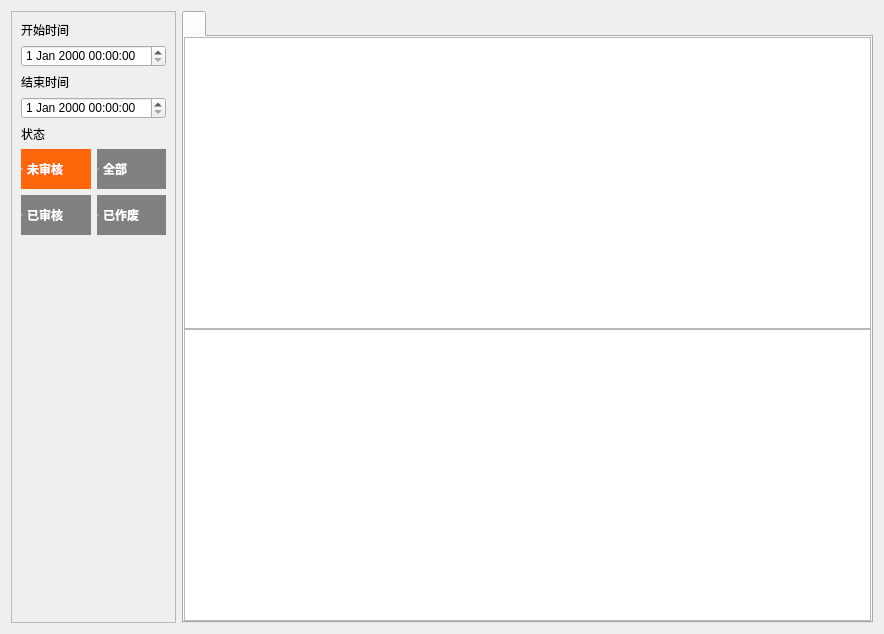
<?xml version="1.0" encoding="UTF-8"?>
<ui version="4.0">
 <class>w_i_inventory_goodsinput_Dialog</class>
 <widget class="QDialog" name="w_i_inventory_goodsinput_Dialog">
  <property name="geometry">
   <rect>
    <x>0</x>
    <y>0</y>
    <width>884</width>
    <height>634</height>
   </rect>
  </property>
  <property name="windowTitle">
   <string>Dialog</string>
  </property>
  <layout class="QHBoxLayout" name="horizontalLayout" stretch="0,1">
   <item>
    <widget class="QFrame" name="frame">
     <property name="styleSheet">
      <string notr="true">QRadioButton{
color:white;
font:bold;
min-height:40px;
}

QRadioButton:indicator{
width:0px;
}

QRadioButton:checked{
background:#ff650b;
}

QRadioButton:unchecked{
background:gray;
}</string>
     </property>
     <property name="frameShape">
      <enum>QFrame::StyledPanel</enum>
     </property>
     <property name="frameShadow">
      <enum>QFrame::Raised</enum>
     </property>
     <property name="outer_stylesheet" stdset="0">
      <string>frame_back_round</string>
     </property>
     <layout class="QVBoxLayout" name="verticalLayout">
      <item>
       <widget class="QLabel" name="label_2">
        <property name="text">
         <string>开始时间</string>
        </property>
       </widget>
      </item>
      <item>
       <widget class="lds_datetimeEdit" name="dateTimeEdit"/>
      </item>
      <item>
       <widget class="QLabel" name="label_6">
        <property name="text">
         <string>结束时间</string>
        </property>
       </widget>
      </item>
      <item>
       <widget class="lds_datetimeEdit" name="dateTimeEdit_2"/>
      </item>
      <item>
       <widget class="QLabel" name="label_7">
        <property name="text">
         <string>状态</string>
        </property>
       </widget>
      </item>
      <item>
       <widget class="QFrame" name="frame_2">
        <layout class="QGridLayout" name="gridLayout">
         <property name="leftMargin">
          <number>0</number>
         </property>
         <property name="topMargin">
          <number>0</number>
         </property>
         <property name="rightMargin">
          <number>0</number>
         </property>
         <property name="bottomMargin">
          <number>0</number>
         </property>
         <item row="1" column="0">
          <widget class="QRadioButton" name="radioButton_ok">
           <property name="styleSheet">
            <string notr="true"/>
           </property>
           <property name="text">
            <string>已审核</string>
           </property>
          </widget>
         </item>
         <item row="0" column="1">
          <widget class="QRadioButton" name="radioButton_all">
           <property name="styleSheet">
            <string notr="true"/>
           </property>
           <property name="text">
            <string>全部</string>
           </property>
           <property name="checked">
            <bool>false</bool>
           </property>
          </widget>
         </item>
         <item row="0" column="0">
          <widget class="QRadioButton" name="radioButton_no">
           <property name="styleSheet">
            <string notr="true"/>
           </property>
           <property name="text">
            <string>未审核</string>
           </property>
           <property name="checked">
            <bool>true</bool>
           </property>
          </widget>
         </item>
         <item row="1" column="1">
          <widget class="QRadioButton" name="radioButton_bad">
           <property name="styleSheet">
            <string notr="true"/>
           </property>
           <property name="text">
            <string>已作废</string>
           </property>
          </widget>
         </item>
        </layout>
       </widget>
      </item>
      <item>
       <widget class="lds_toolbar" name="widget"/>
      </item>
      <item>
       <spacer name="verticalSpacer">
        <property name="orientation">
         <enum>Qt::Vertical</enum>
        </property>
        <property name="sizeHint" stdset="0">
         <size>
          <width>20</width>
          <height>40</height>
         </size>
        </property>
       </spacer>
      </item>
     </layout>
    </widget>
   </item>
   <item>
    <widget class="QTabWidget" name="tabWidget">
     <property name="currentIndex">
      <number>0</number>
     </property>
     <widget class="QWidget" name="tab_2">
      <attribute name="title">
       <string/>
      </attribute>
      <layout class="QVBoxLayout" name="verticalLayout_3">
       <property name="spacing">
        <number>0</number>
       </property>
       <property name="leftMargin">
        <number>0</number>
       </property>
       <property name="topMargin">
        <number>0</number>
       </property>
       <property name="rightMargin">
        <number>0</number>
       </property>
       <property name="bottomMargin">
        <number>0</number>
       </property>
       <item>
        <widget class="lds_tableView" name="tableView"/>
       </item>
       <item>
        <widget class="lds_tableview_sum" name="tableView_2"/>
       </item>
      </layout>
     </widget>
    </widget>
   </item>
  </layout>
 </widget>
 <customwidgets>
  <customwidget>
   <class>lds_tableView</class>
   <extends>QTableView</extends>
   <header>lds_tableview.h</header>
  </customwidget>
  <customwidget>
   <class>lds_toolbar</class>
   <extends>QFrame</extends>
   <header>lds_toolbar.h</header>
   <container>1</container>
  </customwidget>
  <customwidget>
   <class>lds_tableview_sum</class>
   <extends>QTableView</extends>
   <header>lds_tableview_sum.h</header>
  </customwidget>
  <customwidget>
   <class>lds_datetimeEdit</class>
   <extends>QDateTimeEdit</extends>
   <header>lds_datetimeedit.h</header>
  </customwidget>
 </customwidgets>
 <tabstops>
  <tabstop>tableView</tabstop>
  <tabstop>dateTimeEdit</tabstop>
  <tabstop>dateTimeEdit_2</tabstop>
  <tabstop>radioButton_ok</tabstop>
  <tabstop>tabWidget</tabstop>
  <tabstop>tableView_2</tabstop>
 </tabstops>
 <resources/>
 <connections/>
</ui>
